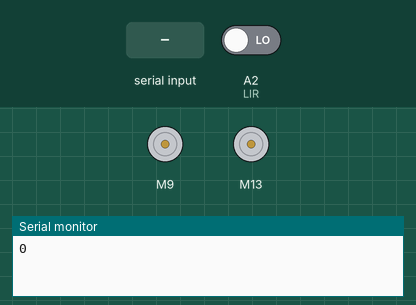
Recording of a sketch running on a simulated Arduino Uno, built with avr-gcc and run on an emulated ATmega328P. Parts: 2 × DC motor (green arrow = forward, orange = backward, longer = faster), the last lines printed to the serial monitor. The inputs (shaded band) are chosen by the test bench; at power-on: A2 (LIR) LOW.

Above: at 1.2 s.
1.3 s: "1" received over Serial
At 2.6 s:
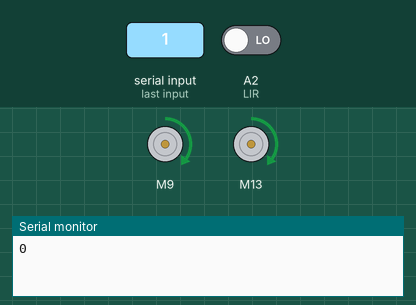
2.9 s: A2 (LIR) driven HIGH
At 3.06 s:
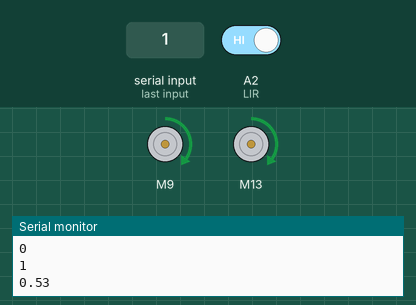
5.9 s: "2" received over Serial
8.9 s: A2 (LIR) driven LOW
10.4 s: "0" received over Serial
At 11.3 s:
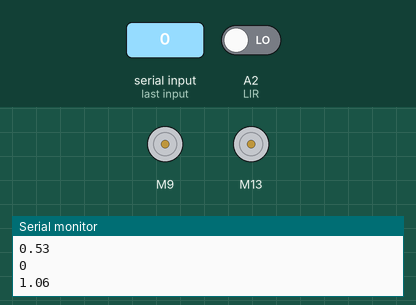
11.9 s: "1" received over Serial
At 12.6 s:
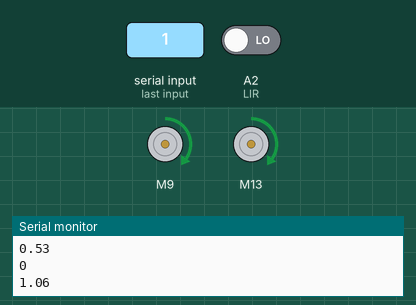
Timing chart, 0 to 41.8 s (numbered marks = the images above; inputs shaded):
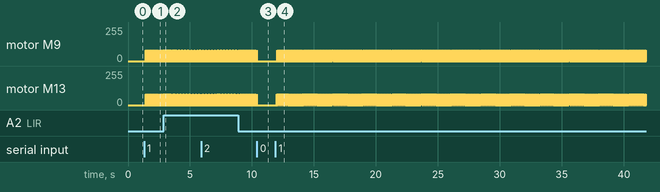

Measured:
- after the input at 1.3 s, motor M9, motor M13: alternates forward 80/255 for 0.02 s and stopped for 0.04 s, starting after 0.14 s
- after the input at 10.4 s, motor M9, motor M13: goes on until 10.4 s, then stays stopped
- after the input at 11.9 s, motor M9: alternates forward 80/255 for 0.02 s and stopped for 0.04 s, starting after 0.14 s; motor M13: alternates forward 80/255 for 0.01 s and stopped for 0.02 s, starting after 0.12 s

The sketch:

getting_distance_while_moving.ino
```cpp
#include <L298N.h>

#define EN1 10
#define IN1 9
#define IN2 8

#define EN2 11
#define IN3 13
#define IN4 12

int speed = 0;
L298N motor1(EN1, IN1, IN2);
L298N motor2(EN2, IN3, IN4);


const int LIR = A2;
const int RIR = A3;
int LastReading, CurrentReading, counter = 0;
float distance, DesiredDistance, CurrentDistance;
const float delta = .53;
char in = '0';
void setup() {


  Serial.begin(9600);
  pinMode(LIR, INPUT);
  CurrentReading = calibL();
  LastReading = calibL();
}

bool flag;
bool firsttime = true;
void loop() {
  if (Serial.available() > 0) { // check if anything in UART buffer
    in = Serial.read();
    delay(100);
  }
  if (in != '0') {
    Move(80, 80);
    CurrentReading = calibL();
    if (CurrentReading != LastReading) {
      counter += 1;
      LastReading = CurrentReading;
      distance = counter * delta;
      Serial.println(distance);
    }
    else {
      stop1();
    }
  }
}
int calibL () {
  int resd = digitalRead(LIR);
  if (resd == 1 && (flag == true || firsttime == true)) {
    Serial.println("1");
    flag = false;
    firsttime = false;
    delay(10);
    return 1;
  }
  else if (resd == 0 && (flag == false || firsttime == true)) {
    Serial.println("0");
    flag = true;
    firsttime = false;
    delay(10);
    return 0;
  }

}


void Move(int left, int right) {
  if (left > 0) {
    motor1.setSpeed(left);
    motor1.forward();
  }
  else if (left < 0) {
    motor1.setSpeed((-left));
    motor1.backward();
  }
  else {
    motor1.stop();
  }
  if (right > 0) {
    motor2.setSpeed(right);
    motor2.forward();
  }
  else if (right < 0) {
    motor2.setSpeed((-right));
    motor2.backward();
  }
  else {
    motor2.stop();
  }
}

void stop1() {
  motor1.stop();
  motor2.stop();
}
```
